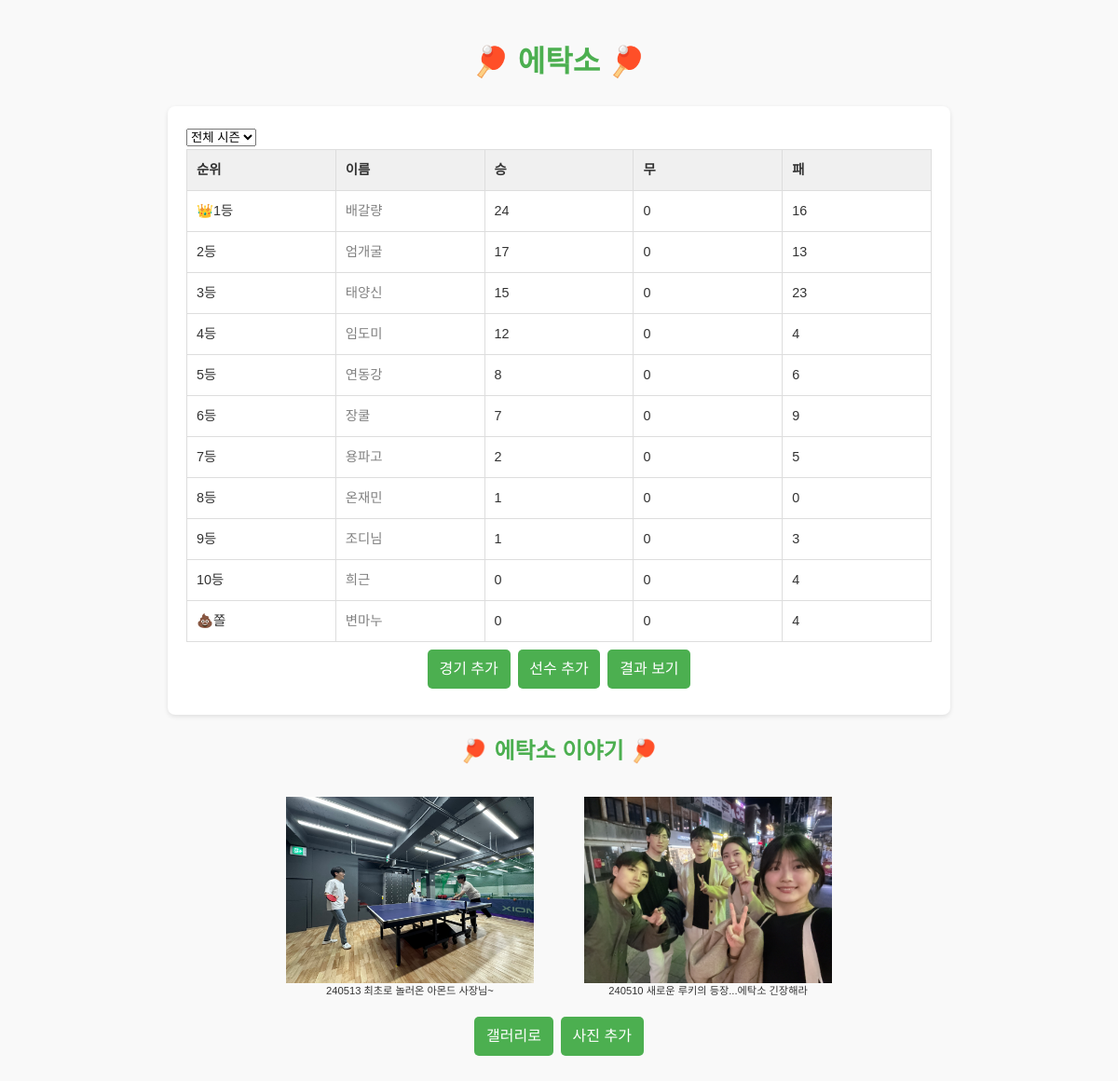
The app's page /, older data.
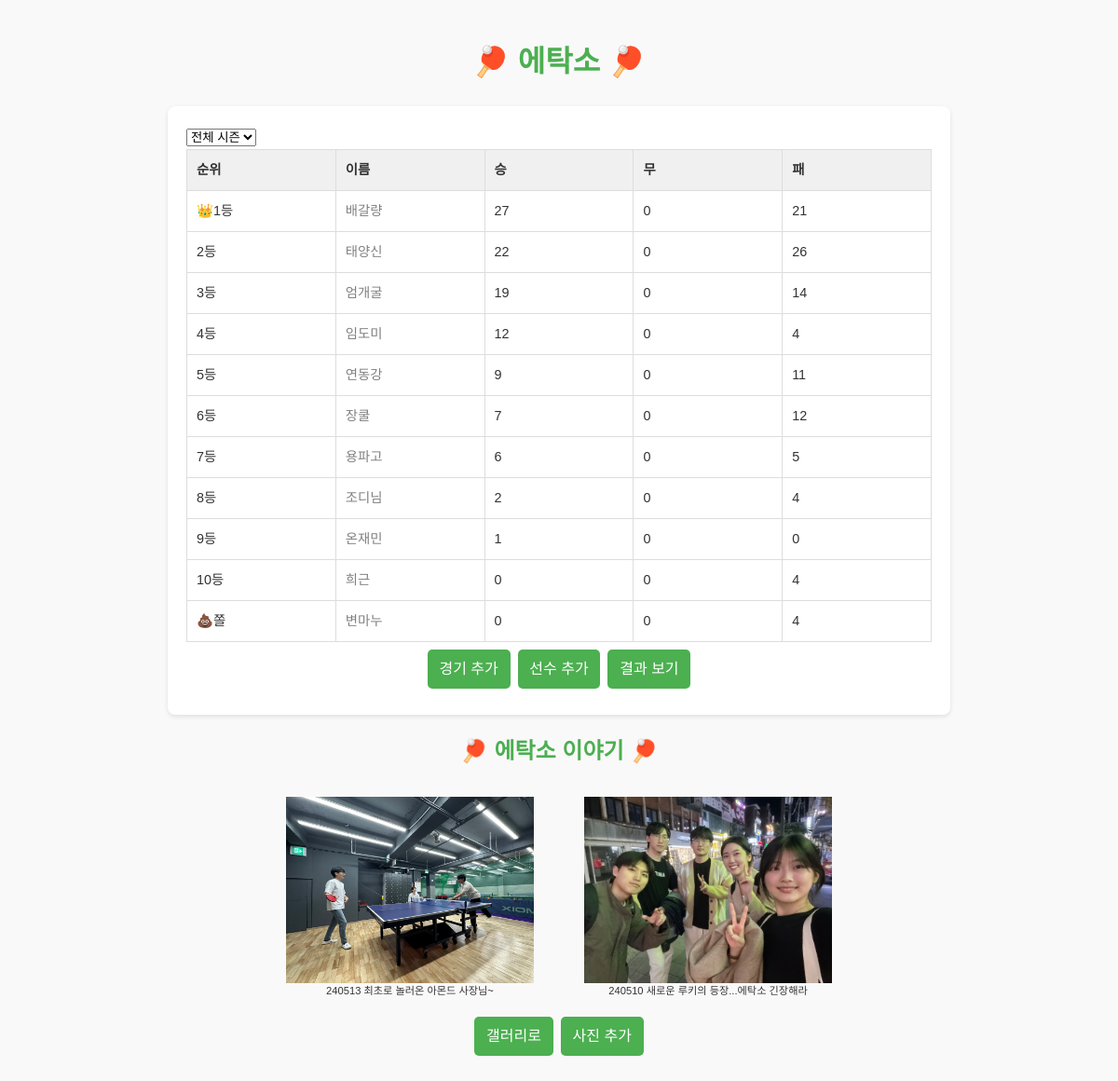
The same page, newer data.
### myapp/models.py (models this page shows, shortened)
class User(models.Model):
    name = models.CharField(max_length=5)
    wins = models.IntegerField(default=0)
    draws = models.IntegerField(default=0)
    losses = models.IntegerField(default=0)

class Photo(models.Model):
    title = models.CharField(max_length=100)
    image = models.ImageField(upload_to='photos/')
    uploaded_at = models.DateTimeField(auto_now_add=True)

### myapp/views.py (the view)
# urls.py: 2. Add a URL to urlpatterns:  path('', views.home, name='home')
def home(request):
    users = User.objects.all().order_by('-wins', '-draws', 'losses')
    photos = Photo.objects.all().order_by('-uploaded_at')[:2]
    return render(request, 'home.html', {'users':users, 'photos':photos})

### myapp/templates/home.html (shortened to what this page needs)
{% load static %}
<!DOCTYPE html>
<html lang="en">
  <head>
    <link rel="stylesheet" href="{% static 'myapp/css/home.css' %}" />
  </head>
  <body>
    <header>
      <h1>🏓 에탁소 🏓</h1>
    </header>
    <main>
      <select id="season-select" onchange="fetchRanking()">
        <option value="all">전체 시즌</option>
      </select>
      <table class="user-list">
        <thead>
          <tr>
            <th>순위</th>
            <th>이름</th>
            <th>승</th>
            <th>무</th>
            <th>패</th>
          </tr>
        </thead>
        <tbody>
          {% for user in users %}
          <tr class="user-entry">
            <td class="rank">
              {% if forloop.last %}💩쫄{% elif forloop.first %}👑1등{% else %}{{ forloop.counter }}등{% endif %}
            </td>
            <td class="user-name"><a href="{% url 'personal' user.id %}">{{ user.name }}</a></td>
            <td class="stats">{{ user.wins }}</td>
            <td class="stats">{{ user.draws }}</td>
            <td class="stats">{{ user.losses }}</td>
          </tr>
          {% endfor %}
        </tbody>
      </table>
      <div class="links">
        <a class="button" href="{% url 'add' %}">경기 추가</a>
        <a class="button" href="{% url 'addplayer' %}">선수 추가</a>
        <a class="button" href="{% url 'resultlist' %}">결과 보기</a>
      </div>
    </main>
    <section>
      <header>
        <h1>🏓 에탁소 이야기 🏓</h1>
      </header>
      <div>
        <div class="photos">
          {% for photo in photos %}
          <div class="photo">
            <img class="imgtag" src="{{ photo.image.url }}" alt="{{ photo.title }}" />
            <div class="imgtext">{{ photo.title }}</div>
          </div>
          {% endfor %}
        </div>
      </div>
      <div class="links">
        <a class="button" href="{% url 'photo_gallery' %}">갤러리로</a>
        <a class="button" href="{% url 'upload_photo' %}">사진 추가</a>
      </div>
    </section>
  </body>
</html>

### myapp/static/myapp/css/home.css (style rules this page uses)
body { font-family: "Arial", sans-serif; background-color: #f9f9f9; color: #333; margin: 0; padding: 20px; line-height: 1.6; }
header h1 { text-align: center; color: #4caf50; animation: shake 0.5s infinite; }
main { max-width: 800px; margin: 20px auto; background: white; border-radius: 8px; box-shadow: 0 2px 5px rgba(0, 0, 0, 0.1); padding: 20px; }
table { width: 100%; border-collapse: collapse; table-layout: fixed; }
th, td { border: 1px solid #ddd; padding: 10px; text-align: left; font-size: 0.9rem; }
th { background-color: #f0f0f0; }
a.button { display: inline-block; padding: 0.5rem 0.8rem; margin: 0.5rem 0.25rem; background-color: #4caf50; color: white; text-decoration: none; border-radius: 5px; text-align: center; }
.links { display: flex; flex-direction: row; align-items: center; justify-content: center; }
.photos { display: flex; justify-content: center; align-items: center; flex-wrap: wrap; }
.photo { flex: 1 1 50%; max-width: 300px; margin: 10px; }
img { width: 100%; height: auto; max-height: 200px; object-fit: contain; border-radius: 8px; transition: transform 0.3s ease; }
.photos { display: flex; justify-content: center; align-items: center; }
.imgtext { font-size: 0.7rem; }
.photo { display: flex; flex-direction: column; justify-content: center; align-items: center; }
a { text-decoration: none; color: gray; }

Row changes from the older to the newer data that the page shows:
changed User "배갈량": wins "24" → "27"; losses "16" → "21"
changed User "태양신": wins "15" → "22"; losses "23" → "26"; moves up the list
changed User "엄개굴": wins "17" → "19"; losses "13" → "14"
changed User "연동강": wins "8" → "9"; losses "6" → "11"
changed User "장쿨": losses "9" → "12"
changed User "용파고": wins "2" → "6"
changed User "조디님": wins "1" → "2"; losses "3" → "4"; moves up the list
